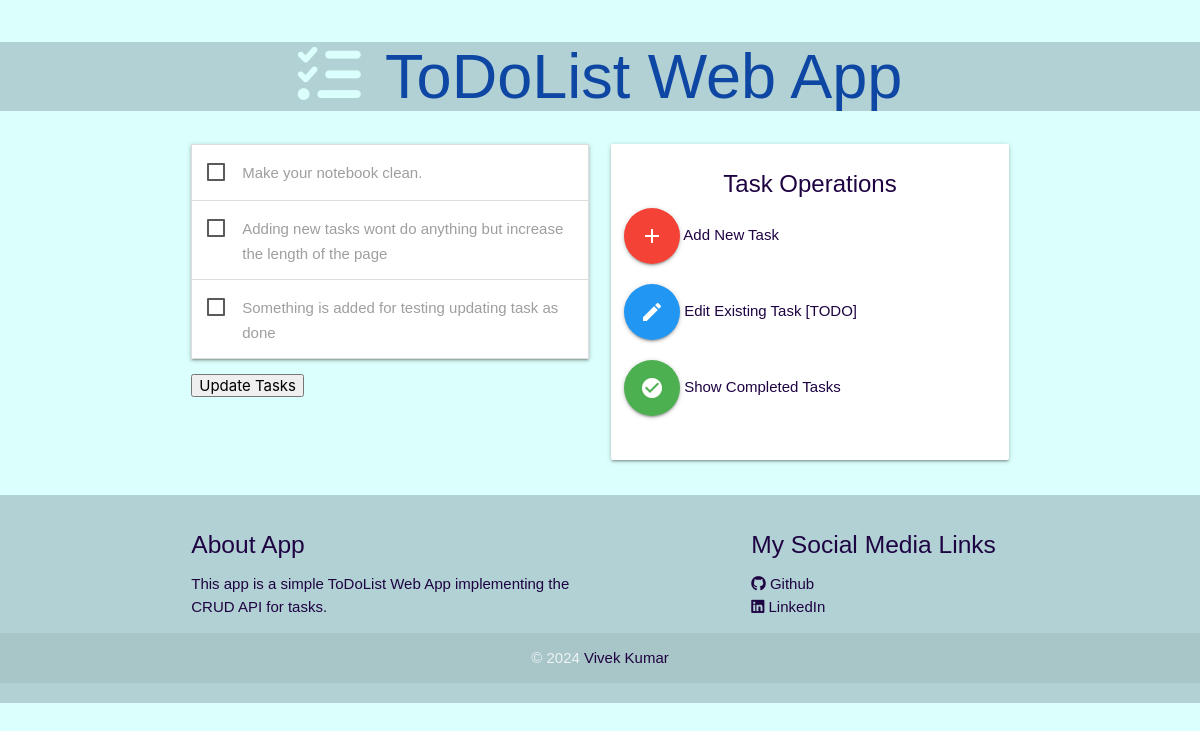
Before: / with the older database file.
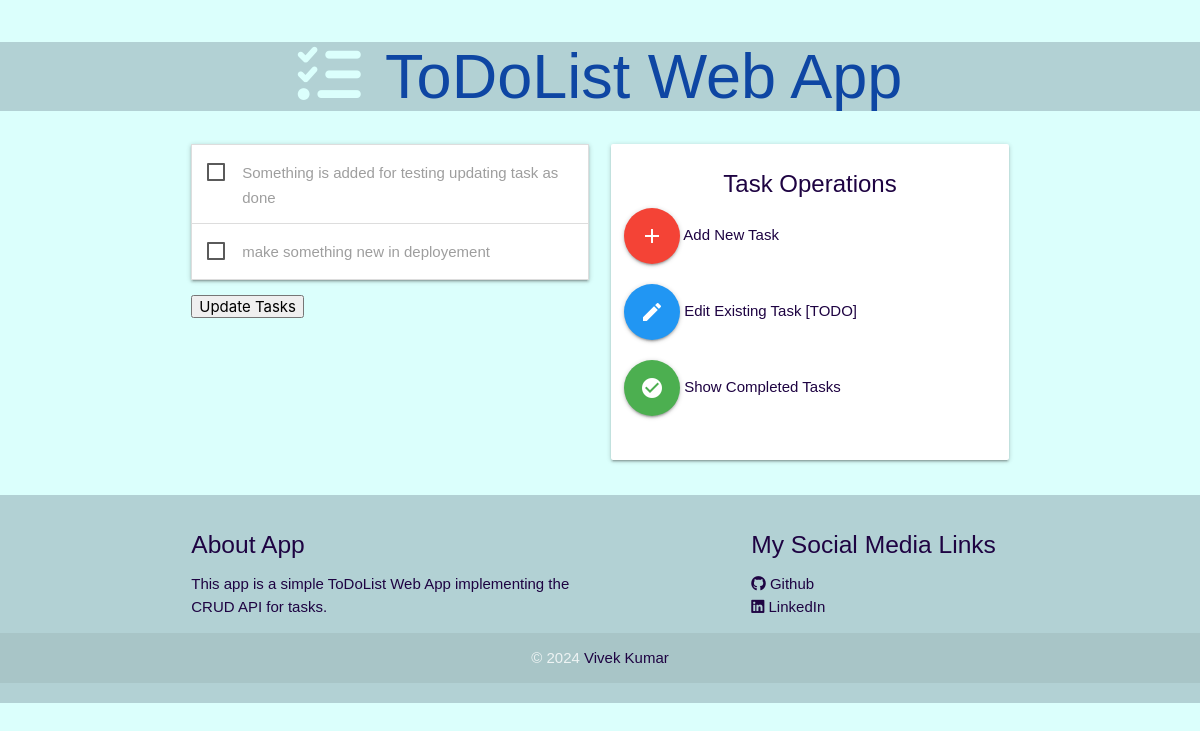
After: the same page with the newer database file.
### main/models.py (models this page shows, shortened)
class Task(models.Model):
    name = models.CharField(max_length=256)
    description = models.TextField()
    done = models.BooleanField(default=False)

### main/views.py (the view)
# urls.py: path('', views.index, name='index'),
def index(request):
    if request.method == 'POST':
        checked_task_ids = request.POST.getlist('tasks')
        models.Task.objects.filter(id__in=checked_task_ids).update(done=True)
        return HttpResponseRedirect('/')  # Redirect to avoid resubmission issues
    tasks = models.Task.objects.filter(done=False)
    context = {
        'tasks': tasks,
    }
    return render(request, 'main/index.html', context)

### templates/main/index.html (shortened to what this page needs)
{% extends "base.html" %} {% block content %}
<header class="lightblue">
  <h1 class="center-align">
    <i class="fas fa-tasks"></i>
    ToDoList Web App
  </h1>
</header>
<div class="container">
  <div class="row">
    <div class="col s6">
      <form action="{% url 'index' %}" method="post">
        <ul class="collapsible">
          {% for task in tasks %}
          <li>
            <div class="collapsible-header">
              <label>
                <span>{{ task.name }}</span>
              </label>
            </div>
          </li>
          {% empty %}
          <li>
            <div class="collapsible-header">
              <span>No incomplete tasks</span>
            </div>
          </li>
          {% endfor %}
        </ul>
        <button type="submit" class="btn-primary">Update Tasks</button>
      </form>
    </div>
    <div class="col s6">
      <div class="card light-card">
        <div class="card-content">
          <span class="card-title center">Task Operations</span>
          <div class="row action-row">
            <a
              class="btn-floating btn-large waves-effect waves-light red"
              href="{% url 'add_task' %}"
            >
              <i class="material-icons">add</i>
            </a>
            <span class="btn-text">Add New Task</span>
          </div>
          <div class="row action-row">
            <a
              class="btn-floating btn-large waves-effect waves-light blue"
              href="#!"
            >
              <i class="material-icons">edit</i>
            </a>
            <span class="btn-text">Edit Existing Task [TODO]</span>
          </div>
          <div class="row action-row">
            <a
              class="btn-floating btn-large waves-effect waves-light green"
              href="{% url 'completed_tasks' %}"
            >
              <i class="material-icons">check_circle</i>
            </a>
            <span class="btn-text">Show Completed Tasks</span>
          </div>
        </div>
      </div>
    </div>
  </div>
</div>
{% endblock content %}

### templates/base.html (shortened to what this page needs)
{% load static %}
<!DOCTYPE html>
<html lang="en">
<head>
    <link rel="stylesheet" href="{% static 'css/materialize.min.css' %}">
    <link rel="stylesheet" href="{% static 'css/styles.css' %}">
    <link rel="stylesheet" href="https://cdnjs.cloudflare.com/ajax/libs/font-awesome/6.0.0-beta3/css/all.min.css">
</head>
<body>
    {% block content %} {% endblock %}
    {% include 'footer.html' %}
</body>
</html>

### templates/footer.html
<footer class="page-footer lightblue">
  <div class="container">
    <div class="row">
      <div class="col l6 s12">
        <h5>About App</h5>
        <p>
          This app is a simple ToDoList Web App implementing the CRUD API for tasks.
        </p>
      </div>
      <div class="col l4 offset-l2 s12">
        <h5>My Social Media Links</h5>
        <ul>
          <li>
            <a href="https://github.com/vickvey" target="_blank">
              <i class="fab fa-github"></i> Github
            </a>
          </li>
          <li>
            <a href="https://linkedin.in/vickvey" target="_blank">
              <i class="fab fa-linkedin"></i> LinkedIn
            </a>
          </li>
        </ul>
      </div>
    </div>
  </div>
  <div class="footer-copyright">
    <div class="container center">
      © 2024 <a href="https://github.com/vickvey">Vivek Kumar</a>
    </div>
  </div>
</footer>

### static/css/styles.css (style rules this page uses)
:root { --primary-color: #1E0342; --primary-light: #0E46A3; --primary-light-alt: #b2d1d4; --secondary-color: #dbfffc; }
body { background-color: var(--secondary-color); color: var(--primary-color); margin: 0; font-family: Arial, sans-serif; }
header.lightblue { background-color: var(--primary-light-alt); color: var(--primary-light); text-align: center; }
header.lightblue i { margin-right: 8px; color: var(--secondary-color); }
.page-footer.lightblue { background-color: var(--primary-light-alt); color: var(--primary-light); padding: 20px 0; }
.page-footer.lightblue .container { max-width: 1200px; margin: 0 auto; }
.page-footer.lightblue .row { margin-bottom: 0; }
.page-footer.lightblue h5 { color: var(--primary-color); }
.page-footer.lightblue p, .page-footer.lightblue ul { color: var(--primary-color); }
.page-footer.lightblue a { color: var(--primary-color); text-decoration: none; transition: color 0.3s; }
.footer-copyright { background-color: var(--primary-light-alt); color: var(--primary-color); padding: 10px 0; }
.footer-copyright a { color: var(--primary-color); text-decoration: none; }

Changed rows visible on the page:
no longer on this page (row edited): Task: name "Make your notebook clean."
no longer on this page (row edited): Task: name "Adding new tasks wont do anything but increase the length of the page"
added Task: name "make something new in deployement"
